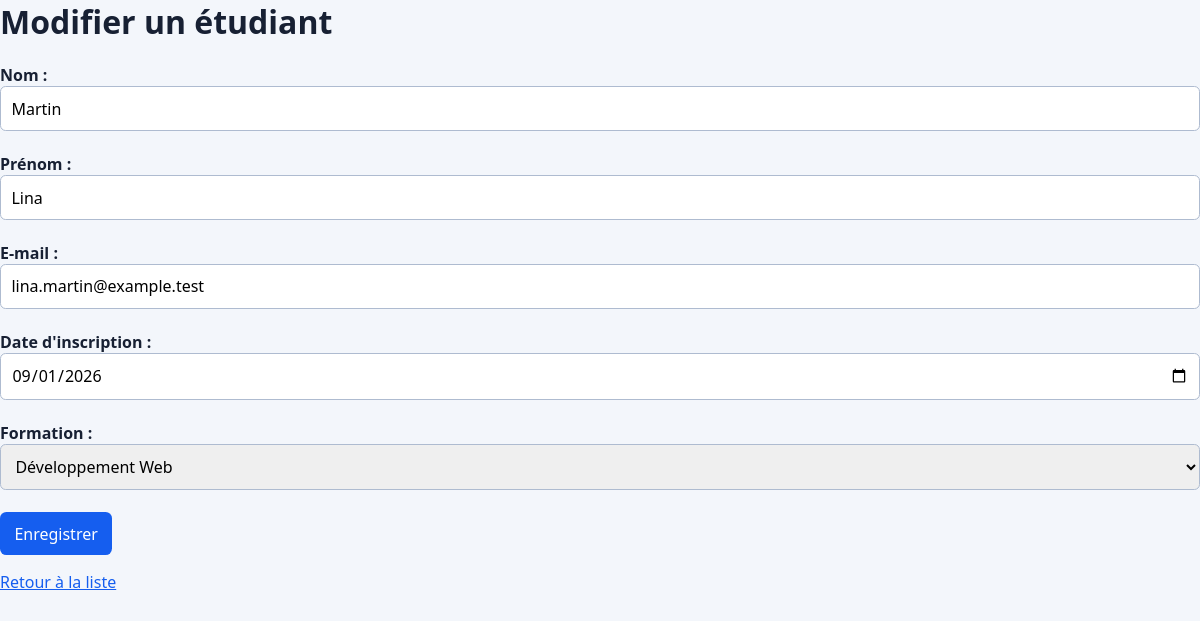
Screenshot of /etudiants/edit.php?id=1 with the database file from the repository.
### tables this page shows
CREATE TABLE IF NOT EXISTS etudiants (
    id_etudiant INT UNSIGNED AUTO_INCREMENT PRIMARY KEY,
    nom VARCHAR(80) NOT NULL,
    prenom VARCHAR(80) NOT NULL,
    email VARCHAR(190) NOT NULL UNIQUE,
    date_inscription DATE NOT NULL,
    formation_id INT UNSIGNED NOT NULL,
    CONSTRAINT fk_etudiants_formation
        FOREIGN KEY (formation_id) REFERENCES formations (id_formation)
        ON UPDATE CASCADE ON DELETE RESTRICT
);

CREATE TABLE IF NOT EXISTS formations (
    id_formation INT UNSIGNED AUTO_INCREMENT PRIMARY KEY,
    nom VARCHAR(120) NOT NULL,
    description TEXT NOT NULL,
    duree_heures SMALLINT UNSIGNED NOT NULL
);

### etudiants/edit.php (the view, shortened to what this page needs)
<?php
require_once('../database/connexion.php');
$id = (int) $_GET['id'];
$requete = $pdo->prepare("SELECT * FROM etudiants WHERE id_etudiant = ?");
$requete->execute([$id]);
$etudiant = $requete->fetch(PDO::FETCH_ASSOC);
$formations = $pdo->query("SELECT * FROM formations")->fetchAll(PDO::FETCH_ASSOC);
?>
<!DOCTYPE html>
<html lang="fr">
<head>
    <link rel="stylesheet" href="../assets/style.css">
</head>
<body>
    <h1>Modifier un étudiant</h1>
    <form method="post">
        <label>Nom :</label>
        <input type="text" name="nom" value="<?= htmlspecialchars($etudiant['nom']) ?>" required><br><br>
        <label>Prénom :</label>
        <input type="text" name="prenom" value="<?= htmlspecialchars($etudiant['prenom']) ?>" required><br><br>
        <label>E-mail :</label>
        <input type="email" name="email" value="<?= htmlspecialchars($etudiant['email']) ?>" required><br><br>
        <label>Date d'inscription :</label>
        <input type="date" name="date_inscription" value="<?= $etudiant['date_inscription'] ?>" required><br><br>
        <label>Formation :</label>
        <select name="formation_id" required>
            <?php foreach ($formations as $formation) { ?>
                <option value="<?= $formation['id_formation'] ?>"
                    <?= $formation['id_formation'] == $etudiant['formation_id'] ? 'selected' : '' ?>>
                    <?= htmlspecialchars($formation['nom']) ?>
                </option>
            <?php } ?>
        </select><br><br>
        <button type="submit" name="modifier">Enregistrer</button>
    </form>
    <p><a href="index.php">Retour à la liste</a></p>
</body>
</html>

### assets/style.css (style rules this page uses)
:root { color-scheme: light; font-family: system-ui, -apple-system, "Segoe UI", sans-serif; color: #172033; background: #f3f6fb; }
* { box-sizing: border-box; }
body { margin: 0; }
a { color: #155eef; }
h1 { margin-top: 0; }
label { font-weight: 650; margin-top: 0.35rem; }
input, textarea, select { width: 100%; padding: 0.65rem; border: 1px solid #aebbd0; border-radius: 0.35rem; font: inherit; }
button, .button { display: inline-block; border: 0; border-radius: 0.4rem; padding: 0.65rem 0.9rem; background: #155eef; color: #fff; font: inherit; text-decoration: none; cursor: pointer; }

### rows the page displays
etudiants: nom "Martin", prenom "Lina", email "lina.martin@example.test", date_inscription "09/01/2026", formation_id "Développement Web"
